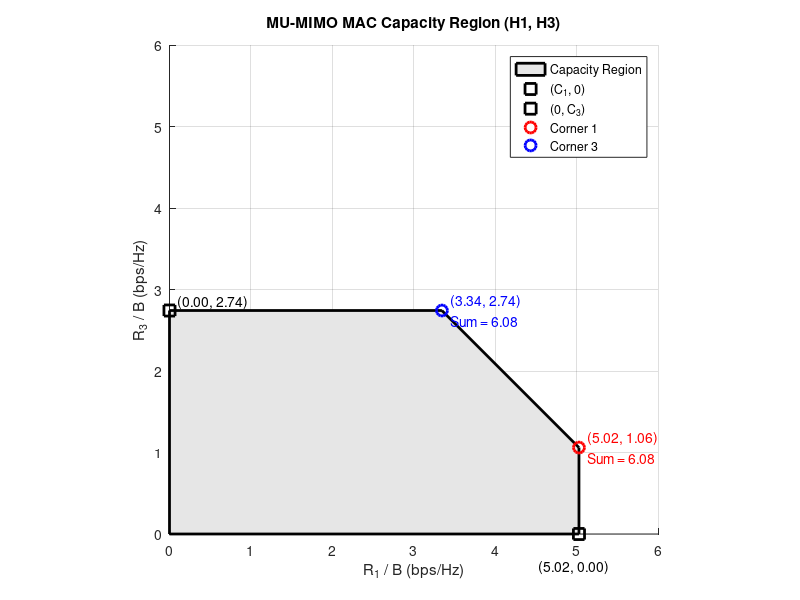

This figure's MATLAB source:
clear; clc; close all;

% === Channel matrices ===
H1 = [1, 0.25*exp(1j*pi/3);
      0.5*exp(-1j*pi/2), 1];

H3 = [exp(1j*pi/4),          1.25*exp(-1j*pi/4);
      0.95*exp(1j*pi/3),     1.1*exp(1j*2*pi/5)];

% === SNR settings ===
snr1 = 10^(10/10);   % 10 dB ≈ 10
snr3 = 10^(2/10);    % 2 dB ≈ 1.58

% === Identity matrix ===
I = eye(2);

% === Individual capacities ===
C1 = real(log2(det(I + (snr1/2) * (H1 * H1'))));     % ≈ 5.02
C3 = real(log2(det(I + (snr3/2) * (H3 * H3'))));     % ≈ 2.74
Csum = real(log2(det(I + (snr1/2) * (H1 * H1') + (snr3/2) * (H3 * H3'))));  % ≈ 6.08

% === Corner points ===
corner1 = [C1, Csum - C1];   % User 1 decoded first
corner3 = [Csum - C3, C3];   % User 3 decoded first

% === Polygon vertices ===
x_poly = [0, 0, corner3(1), corner1(1), C1];
y_poly = [0, C3, corner3(2), corner1(2), 0];

% === Plot ===
figure; hold on; grid on;

% Fill region
fill([0 x_poly], [0 y_poly], [0.9 0.9 0.9], 'EdgeColor', 'k', 'LineWidth', 2);

% Corner points
plot(C1, 0, 'ks', 'MarkerSize', 8, 'LineWidth', 2);
plot(0, C3, 'ks', 'MarkerSize', 8, 'LineWidth', 2);
plot(corner1(1), corner1(2), 'ro', 'MarkerSize', 8, 'LineWidth', 2);
plot(corner3(1), corner3(2), 'bo', 'MarkerSize', 8, 'LineWidth', 2);

% Annotations
text(0.1, C3 + 0.1, sprintf('(%.2f, %.2f)', 0, C3), 'FontSize', 10);
text(corner3(1)+0.1, corner3(2), sprintf('(%.2f, %.2f)\nSum = %.2f', ...
     corner3(1), corner3(2), sum(corner3)), 'FontSize', 10, 'Color', 'b');
text(corner1(1)+0.1, corner1(2), sprintf('(%.2f, %.2f)\nSum = %.2f', ...
     corner1(1), corner1(2), sum(corner1)), 'FontSize', 10, 'Color', 'r');
text(C1 - 0.5, -0.4, sprintf('(%.2f, %.2f)', C1, 0), 'FontSize', 10);

% Labels
xlabel('R_1 / B (bps/Hz)');
ylabel('R_3 / B (bps/Hz)');
title('MU-MIMO MAC Capacity Region (H1, H3)');
xlim([0 6]); ylim([0 6]); axis square;

legend('Capacity Region', '(C_1, 0)', '(0, C_3)', 'Corner 1', 'Corner 3', ...
       'Location', 'northeast');

% Save EPS
print(gcf, 'fig/hw7_h1_h3.eps', '-depsc2');
